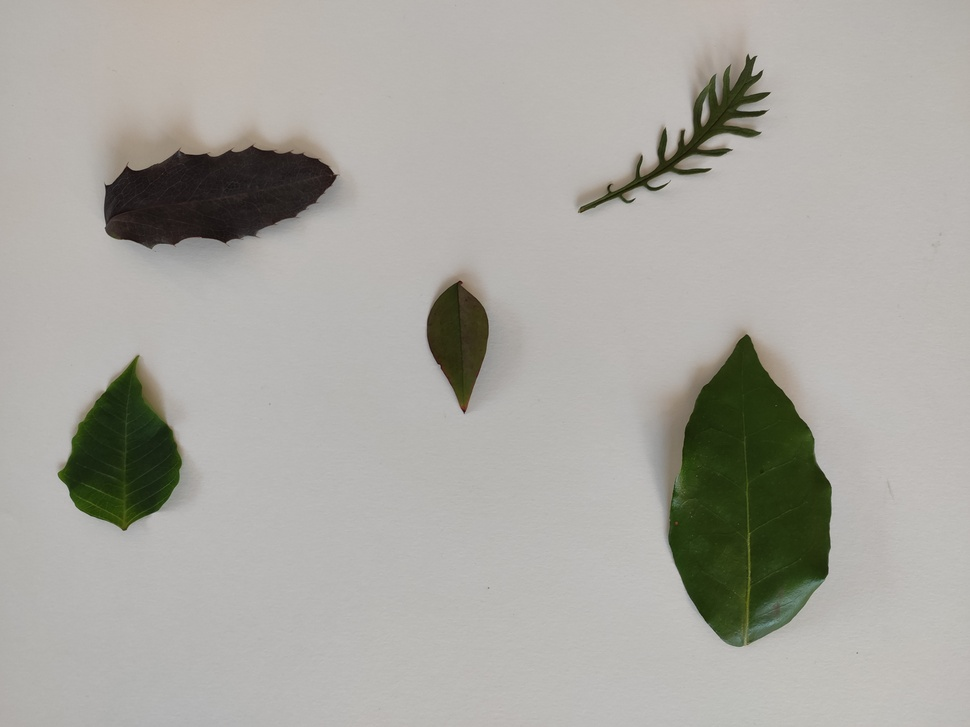
%> input picture dataset/Comp_New/02.jpg, 970 x 727 px, shrunk from 4000 x 3000 before the run
$ octave visualizzatore_canali.m   (GNU Octave 9; MATLAB toolbox functions it lacks are replaced by stand-ins)
%> lines starting %> are read from the running program, lines starting %| are printed output that depends on the picture
%> further down, img is the input picture: size 727x970x3 uint8; mean R, G, B 168.7, 167, 160.8
### enhancement.m
function [imgEnhanced] = enhancement(imgRGB)
    % Convertiamo l'immagine in double per garantire precisione
    imgDouble = im2double(imgRGB);

    % Separazione dei canali R, G e B
    R = imgDouble(:,:,1);
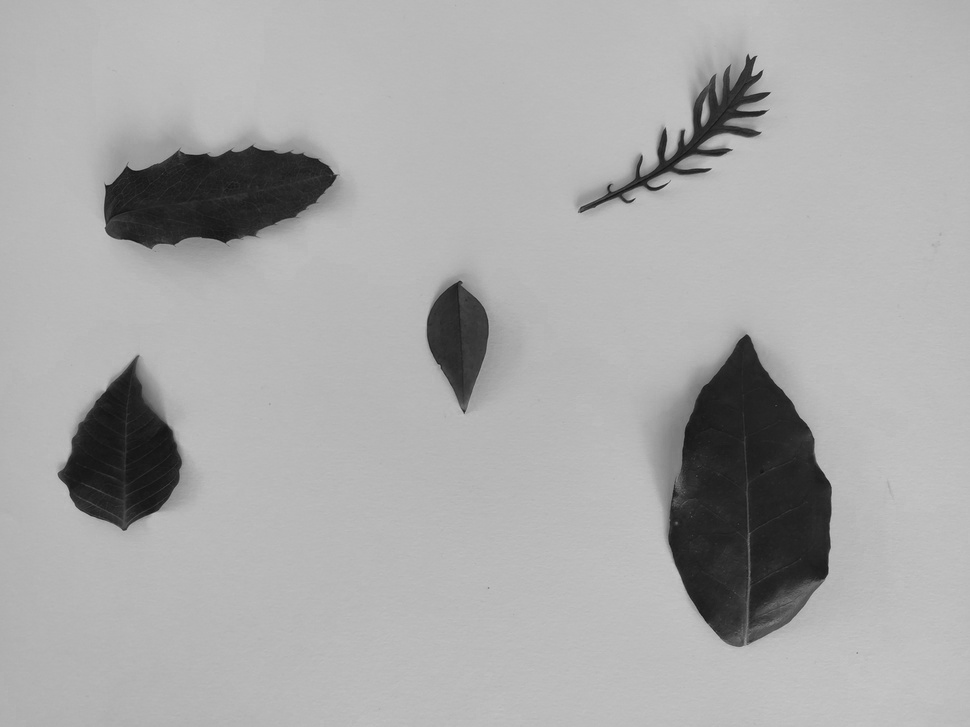
%> R: size 727x970 double; min 0.0627, max 0.788, mean 0.661
    G = imgDouble(:,:,2);
    B = imgDouble(:,:,3);
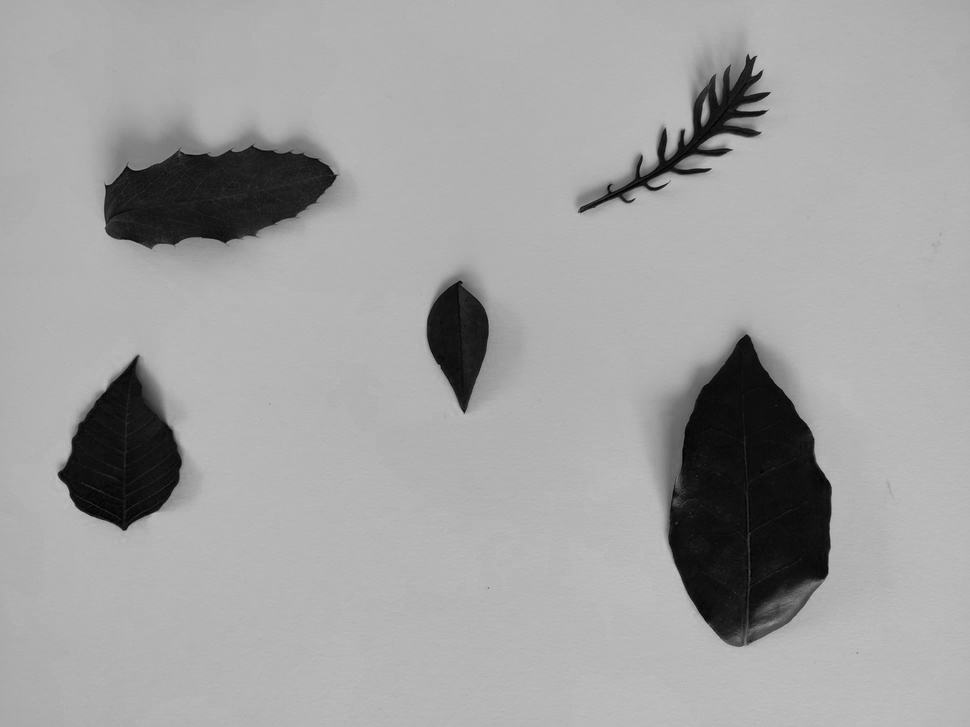
%> B: size 727x970 double; min 0, max 0.753, mean 0.631

    % Applicazione del filtro mediano a ciascun canale prima del calcolo di ExG
    R_filt = medfilt2(R, [7, 7]);
    G_filt = medfilt2(G, [7, 7]);
    B_filt = medfilt2(B, [7, 7]);

    % Calcolo dell'indice ExG (Excess Green)
    ExG = 2 * G_filt - R_filt - B_filt;
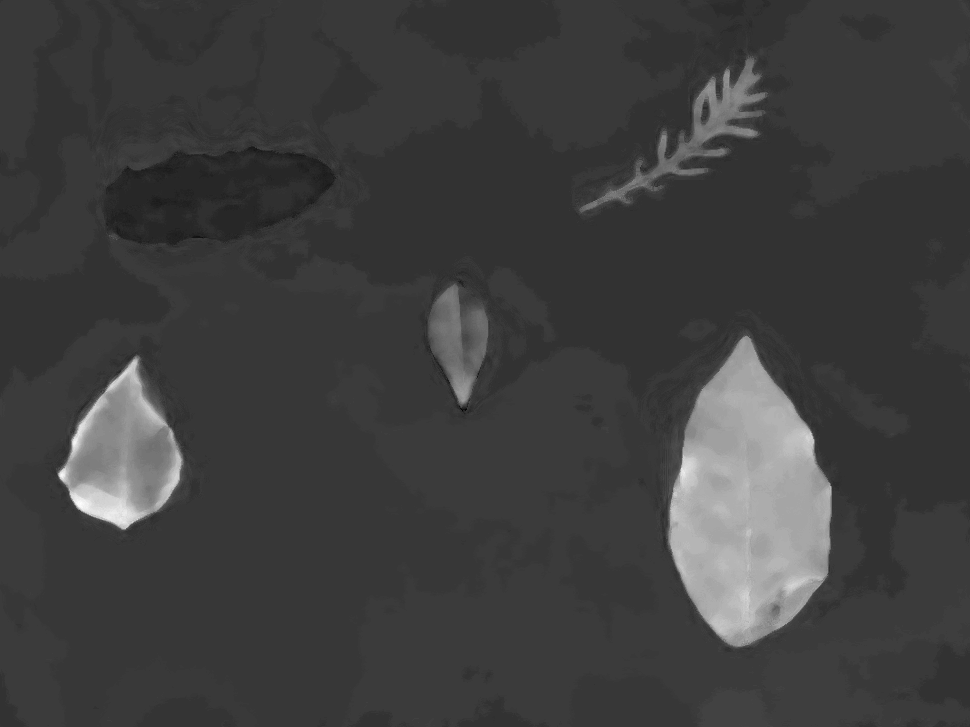
%> ExG: size 727x970 double; min -0.0902, max 0.345, mean 0.0179; drawn with min black and max white

    % Normalizzazione dell'ExG
    ExG_norm = (ExG - min(ExG(:))) / (max(ExG(:)) - min(ExG(:)));

    % Miglioramento del contrasto
    imgEnhanced = imadjust(ExG_norm);
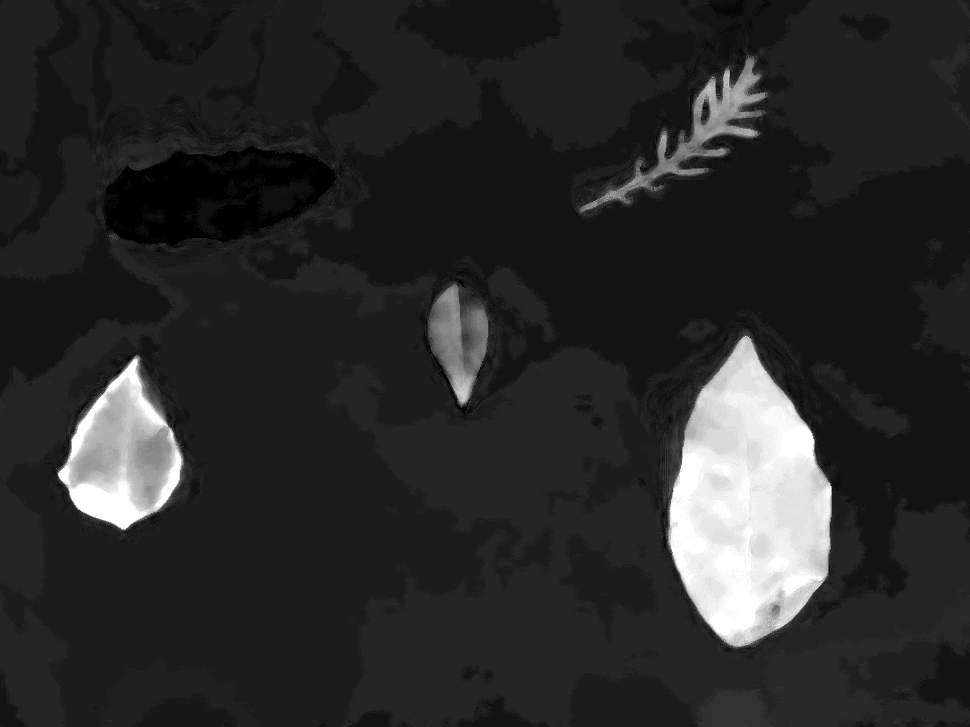
%> imgEnhanced: size 727x970 double; min 0, max 1, mean 0.169
end

### bozze/visualizzatore_canali.m


% Carica l'immagine
% img = imread('dataset/Pianta 3/01.jpg');
img = imread("composizioni/02.jpg");
% Converte l'immagine in diversi spazi colore
orig = img;
img = enhancement(img);

%> (the run ends here)

$ run again, with dataset/Pianta 8/01.jpg copied over dataset/Comp_New/02.jpg
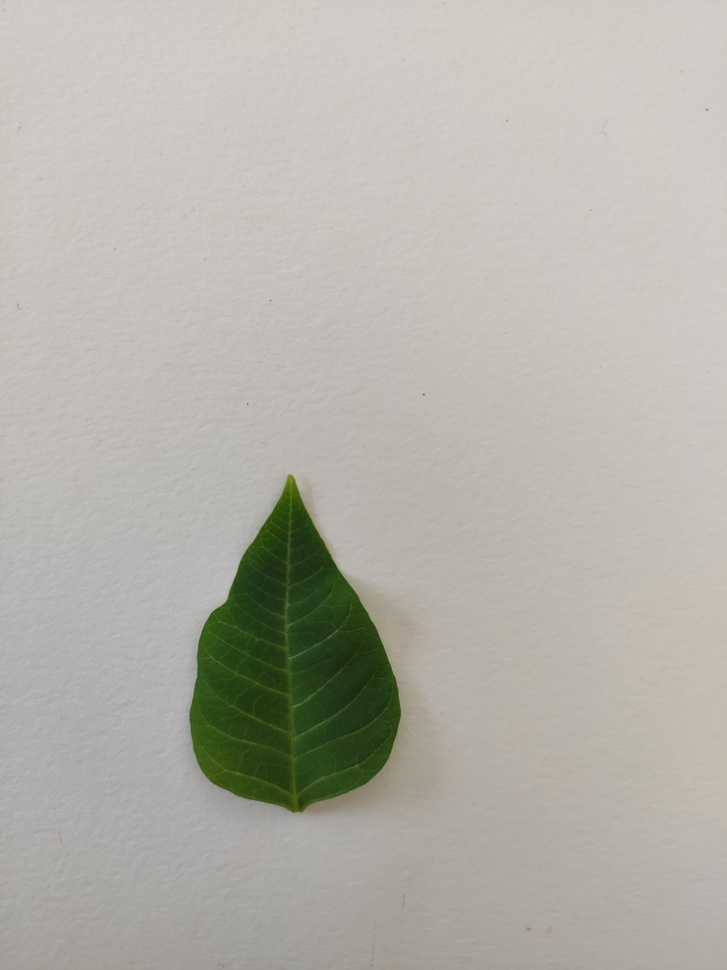
%> input picture dataset/Pianta 8/01.jpg, 727 x 970 px, shrunk from 3000 x 4000 before the run
%> img is the input picture: size 970x727x3 uint8; mean R, G, B 179.8, 178.5, 170.3
%> in enhancement, `B = imgDouble(:,:,3);`:
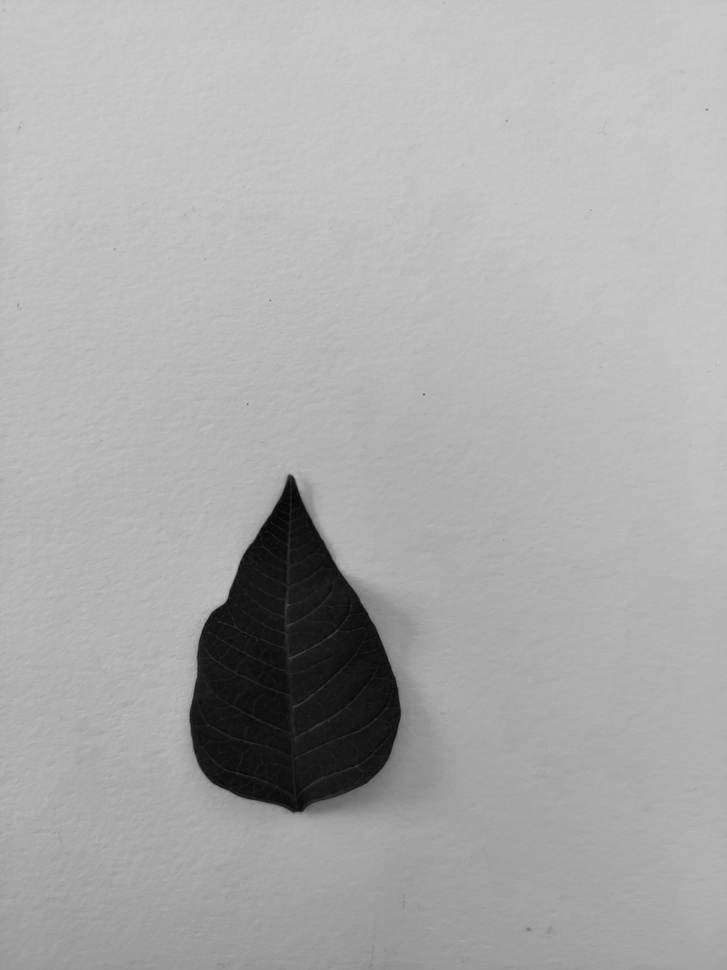
%> B: size 970x727 double; min 0.00784, max 0.8, mean 0.668
%> in enhancement, `imgEnhanced = imadjust(ExG_norm);`:
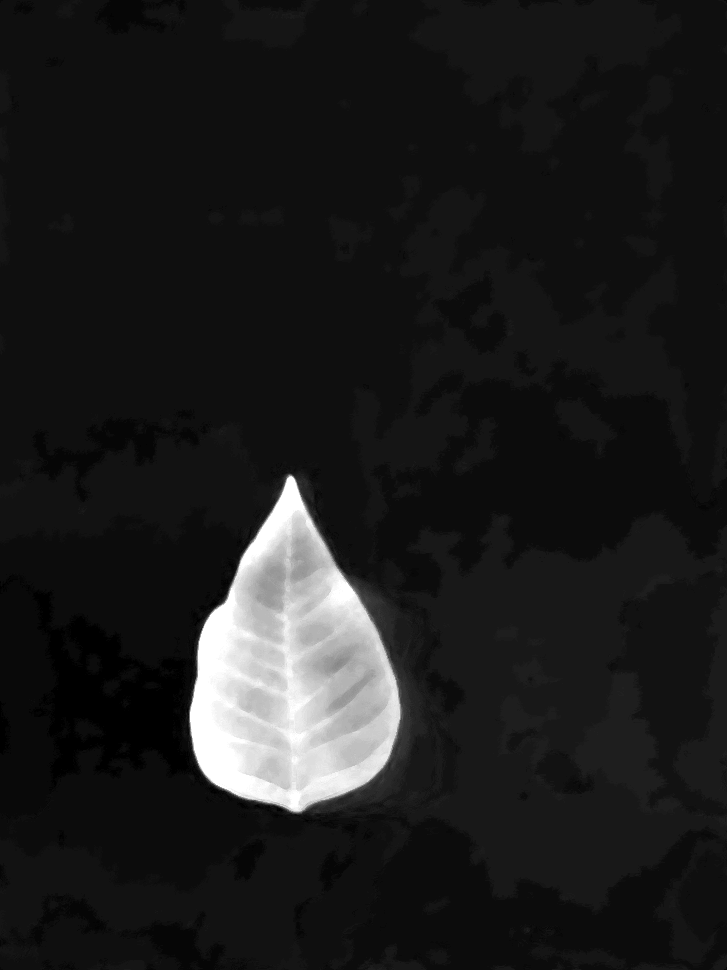
%> imgEnhanced: size 970x727 double; min 0, max 1, mean 0.115

$ run again, with dataset/Comp_New/03.jpg copied over dataset/Comp_New/02.jpg
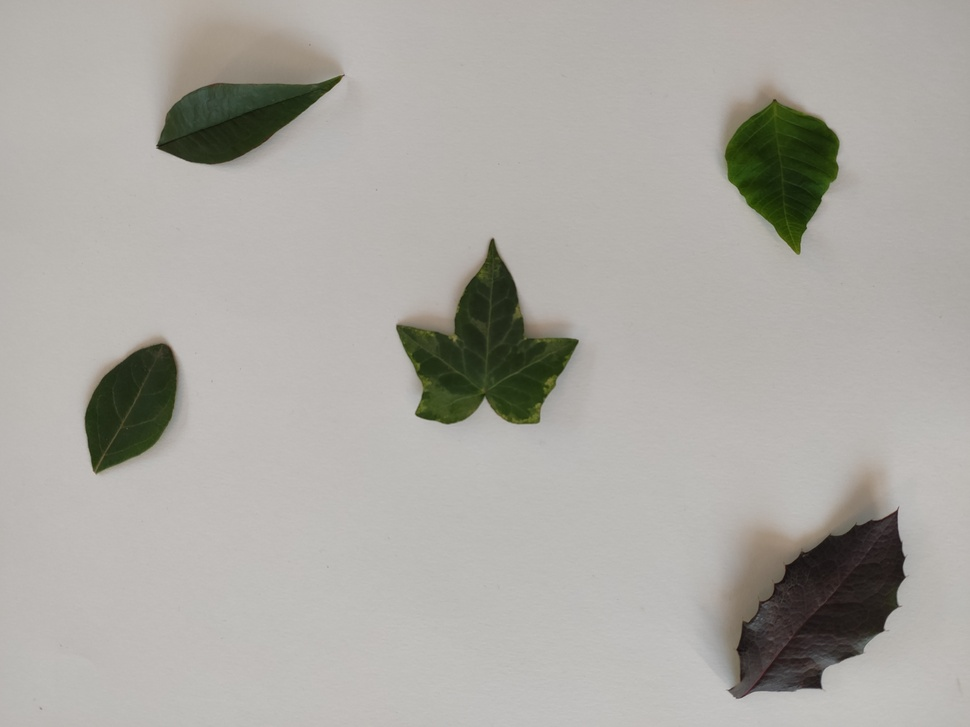
%> input picture dataset/Comp_New/03.jpg, 970 x 727 px, shrunk from 4000 x 3000 before the run
%> img is the input picture: size 727x970x3 uint8; mean R, G, B 171.1, 168.7, 163
%> in enhancement, `ExG = 2 * G_filt - R_filt - B_filt;`:
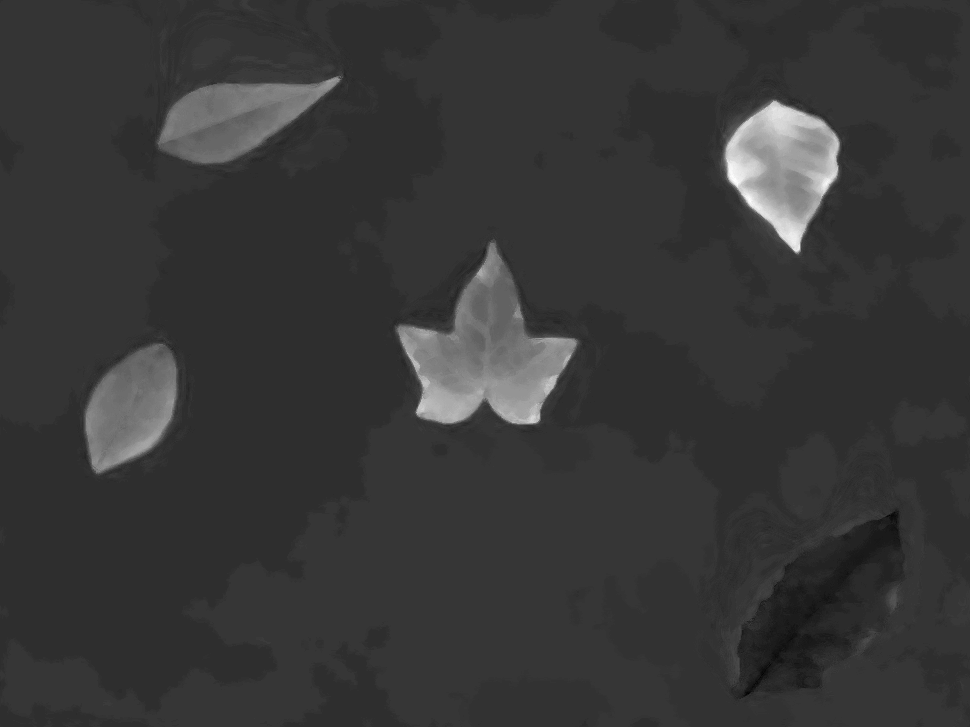
%> ExG: size 727x970 double; min -0.0863, max 0.369, mean 0.0133; drawn with min black and max white
%> in enhancement, `imgEnhanced = imadjust(ExG_norm);`:
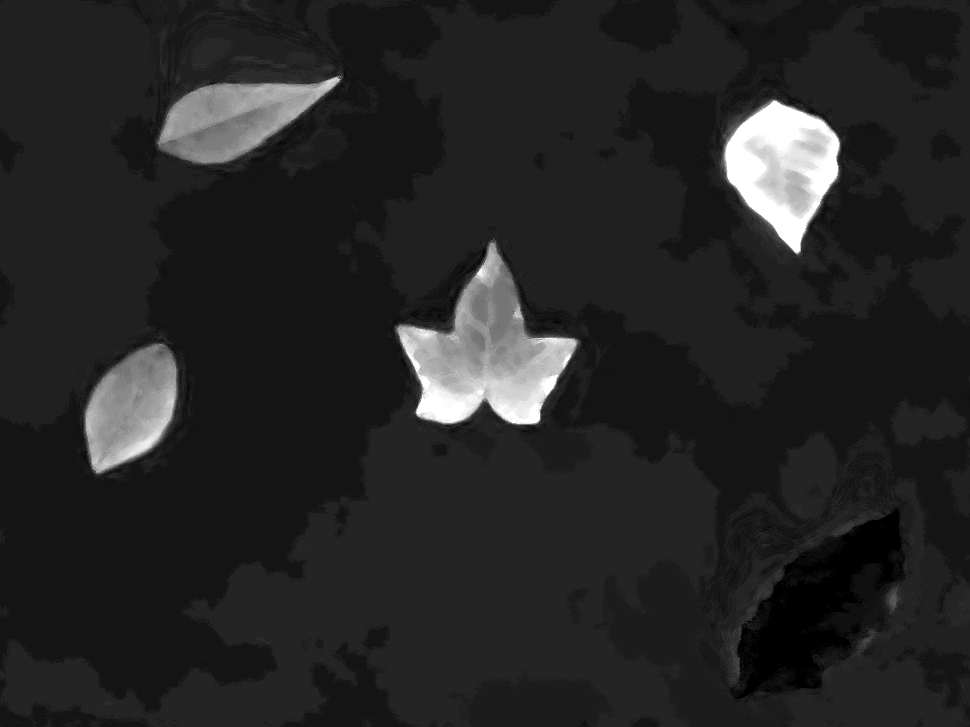
%> imgEnhanced: size 727x970 double; min 0, max 1, mean 0.148

$ run again, with dataset/Comp_New/06.jpg copied over dataset/Comp_New/02.jpg
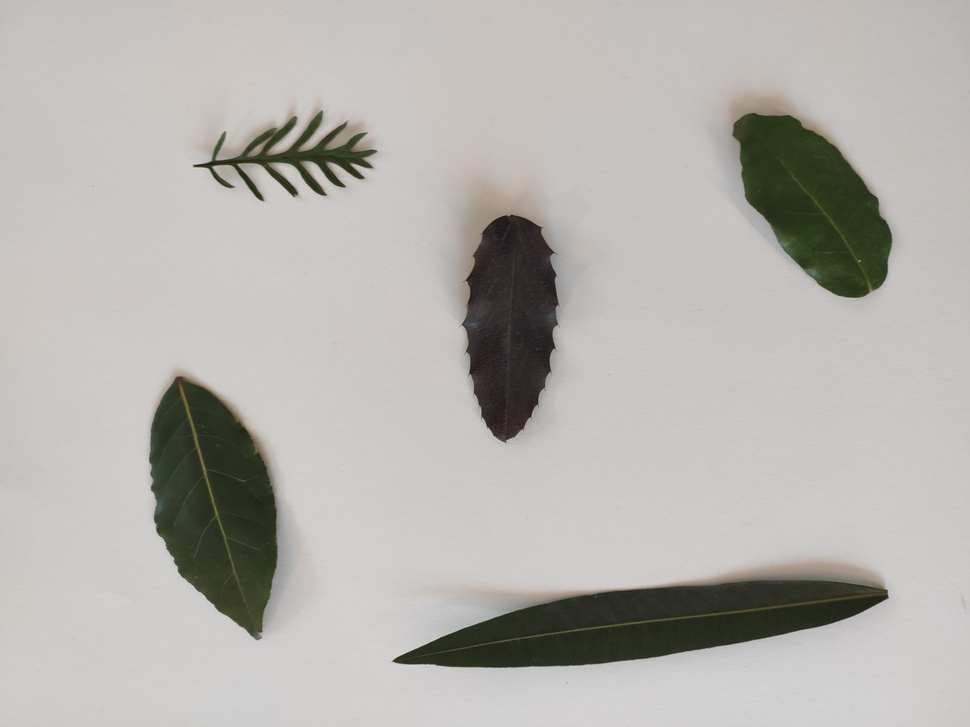
%> input picture dataset/Comp_New/06.jpg, 970 x 727 px, shrunk from 4000 x 3000 before the run
%> img is the input picture: size 727x970x3 uint8; mean R, G, B 181.5, 178.7, 174.4
%> in enhancement, `ExG = 2 * G_filt - R_filt - B_filt;`:
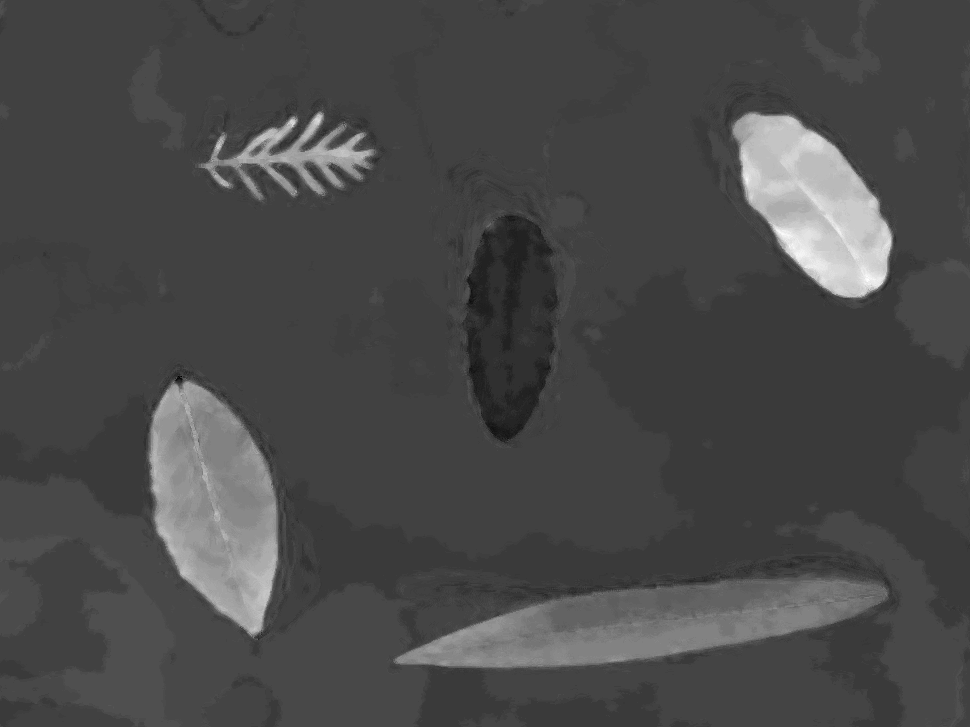
%> ExG: size 727x970 double; min -0.0784, max 0.212, mean 0.00526; drawn with min black and max white
%> in enhancement, `imgEnhanced = imadjust(ExG_norm);`:
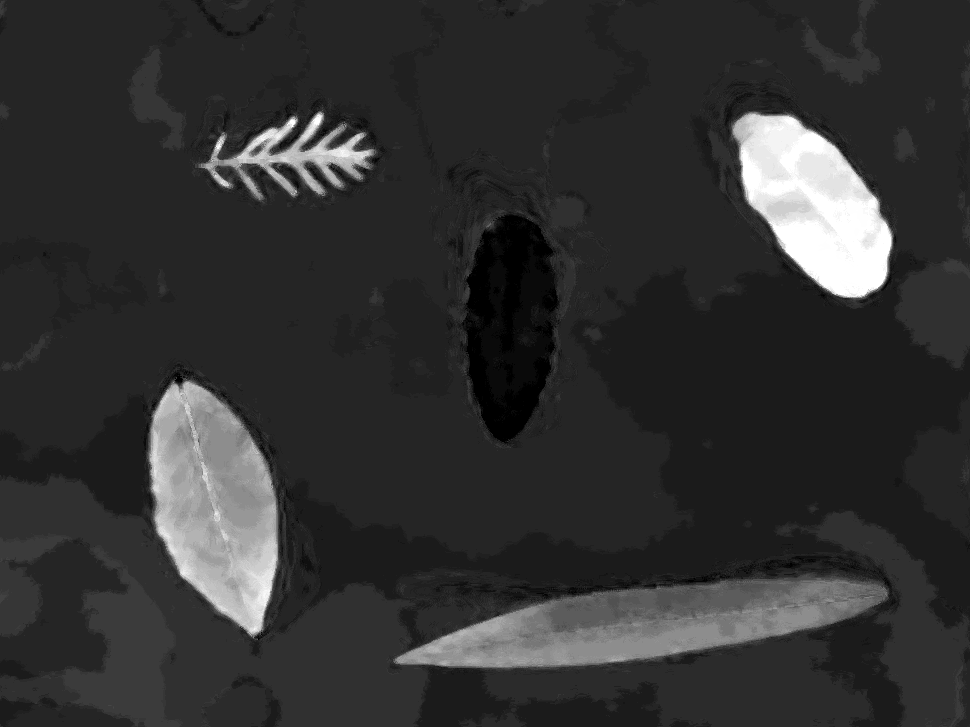
%> imgEnhanced: size 727x970 double; min 0, max 1, mean 0.198
